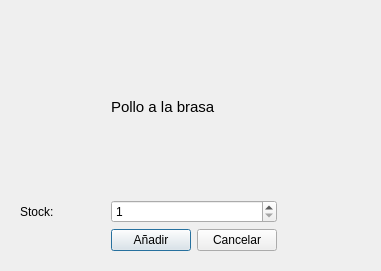
<?xml version="1.0" encoding="UTF-8"?>
<ui version="4.0">
 <class>formaniadirStock</class>
 <widget class="QDialog" name="formaniadirStock">
  <property name="geometry">
   <rect>
    <x>0</x>
    <y>0</y>
    <width>381</width>
    <height>271</height>
   </rect>
  </property>
  <property name="windowTitle">
   <string>Dialog</string>
  </property>
  <widget class="QWidget" name="layoutWidget">
   <property name="geometry">
    <rect>
     <x>20</x>
     <y>20</y>
     <width>341</width>
     <height>231</height>
    </rect>
   </property>
   <layout class="QGridLayout" name="gridLayout">
    <item row="0" column="0">
     <spacer name="horizontalSpacer_2">
      <property name="orientation">
       <enum>Qt::Horizontal</enum>
      </property>
      <property name="sizeHint" stdset="0">
       <size>
        <width>40</width>
        <height>20</height>
       </size>
      </property>
     </spacer>
    </item>
    <item row="0" column="2">
     <spacer name="horizontalSpacer">
      <property name="orientation">
       <enum>Qt::Horizontal</enum>
      </property>
      <property name="sizeHint" stdset="0">
       <size>
        <width>40</width>
        <height>20</height>
       </size>
      </property>
     </spacer>
    </item>
    <item row="0" column="1">
     <widget class="QLabel" name="nomPlato">
      <property name="font">
       <font>
        <pointsize>11</pointsize>
       </font>
      </property>
      <property name="text">
       <string>Pollo a la brasa</string>
      </property>
      <property name="wordWrap">
       <bool>true</bool>
      </property>
     </widget>
    </item>
    <item row="1" column="0">
     <widget class="QLabel" name="label_2">
      <property name="text">
       <string>Stock:</string>
      </property>
     </widget>
    </item>
    <item row="1" column="1">
     <widget class="QSpinBox" name="getStock">
      <property name="minimum">
       <number>1</number>
      </property>
     </widget>
    </item>
    <item row="2" column="1">
     <layout class="QHBoxLayout" name="horizontalLayout">
      <item>
       <widget class="QPushButton" name="pushButton_2">
        <property name="text">
         <string>Añadir</string>
        </property>
       </widget>
      </item>
      <item>
       <widget class="QPushButton" name="pushButton">
        <property name="text">
         <string>Cancelar</string>
        </property>
       </widget>
      </item>
     </layout>
    </item>
   </layout>
  </widget>
 </widget>
 <resources/>
 <connections/>
</ui>
